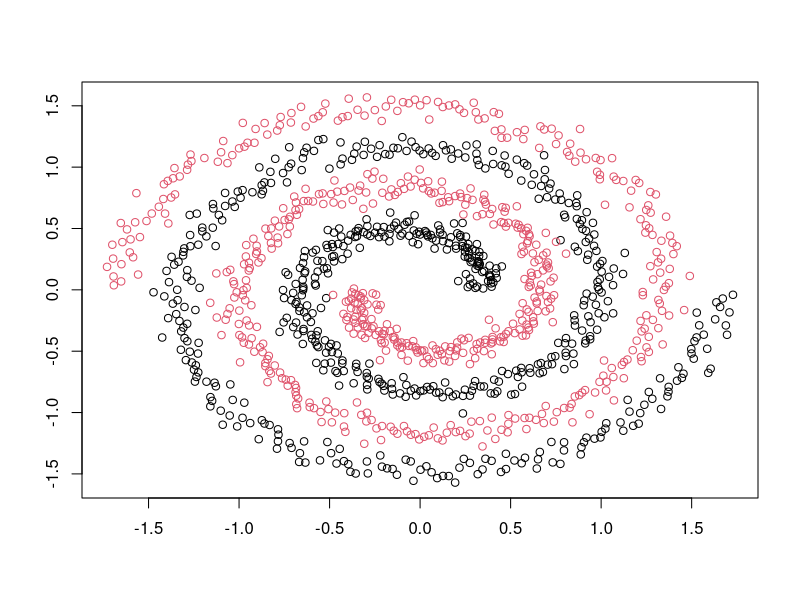

The R script that drew this image:
set.seed(2024)
n = 1200
p <- mlbench::mlbench.spirals(n, cycles=2, sd=0.06)
plot(p)
write.csv(data.frame(X0 = p$x[,1], X1 = p$x[,2], Y =( p$classes == 1)*1), 
          file = "./spirals.csv", row.names = FALSE)

